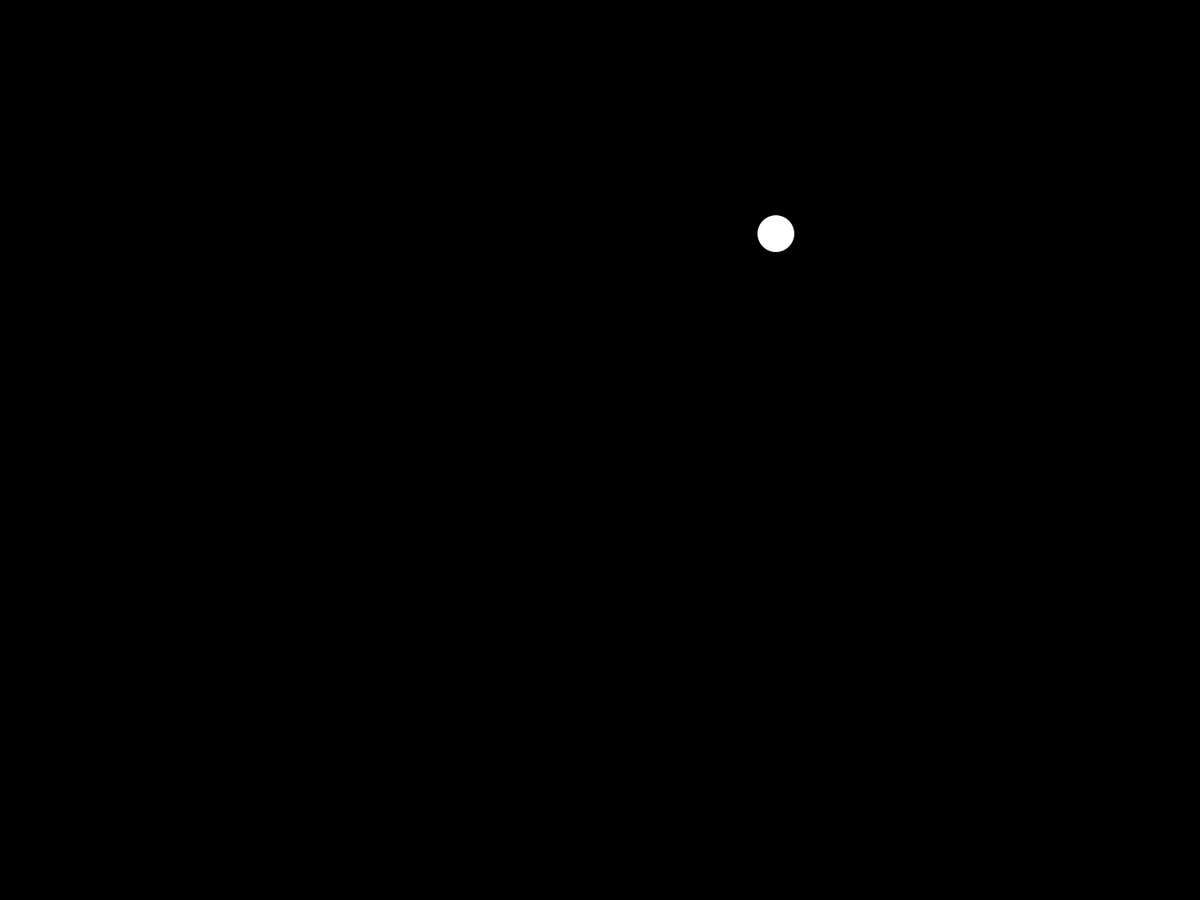
Frame 1 (no input)
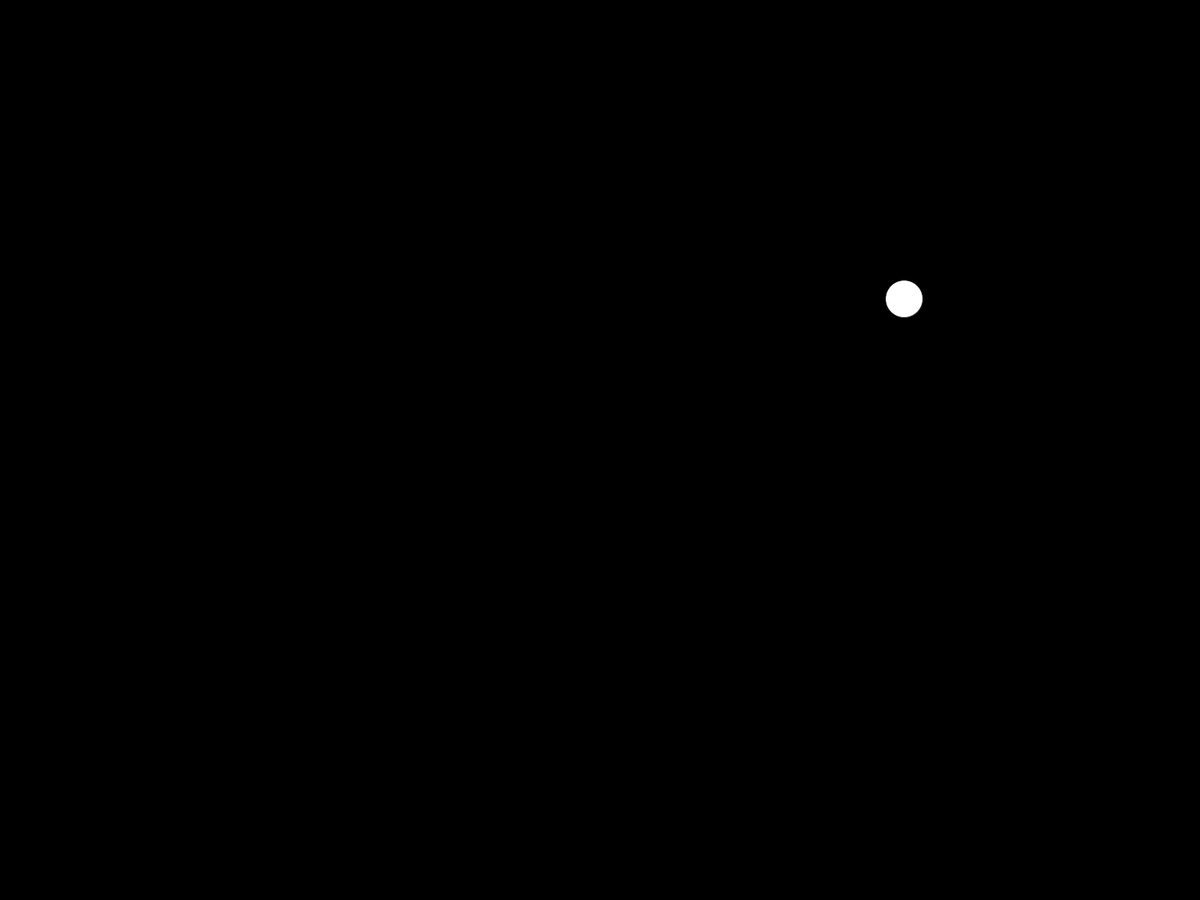
Frame 60 (the mouse pressed at the canvas centre just before this capture)
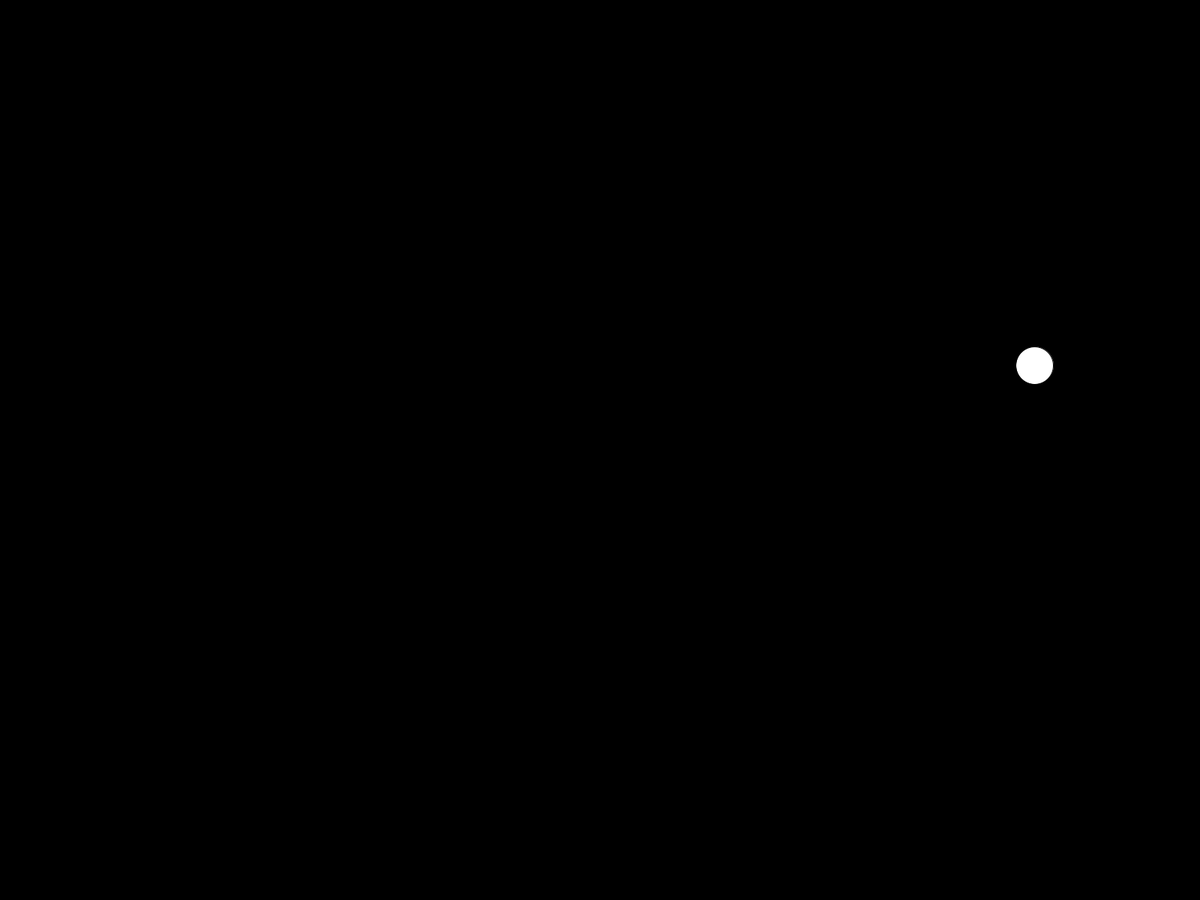
Frame 120 (the mouse held since frame 60 and released just before this capture)

The Processing sketch that drew these frames (run headless with seeded random() and noise(); from frame 60 on, the mouse is pressed at the canvas centre):

// Processing sketch: sketch_Bounce
// ── sketch_Bounce.pde
float x, y, xspeed, yspeed;

void setup() {
  fullScreen();
  x = random(width);
  y = random(height);
  xspeed = random(1, 3);
  yspeed = random(1, 3);
}

void draw() {
  background(0);
  ellipse(x, y, 50, 50);
  x += xspeed;
  y += yspeed;
  if (x > width || x < 0) {
    xspeed *= -1;
  }
  if (y > height || y < 0) {
    yspeed *= -1;
  }
}
